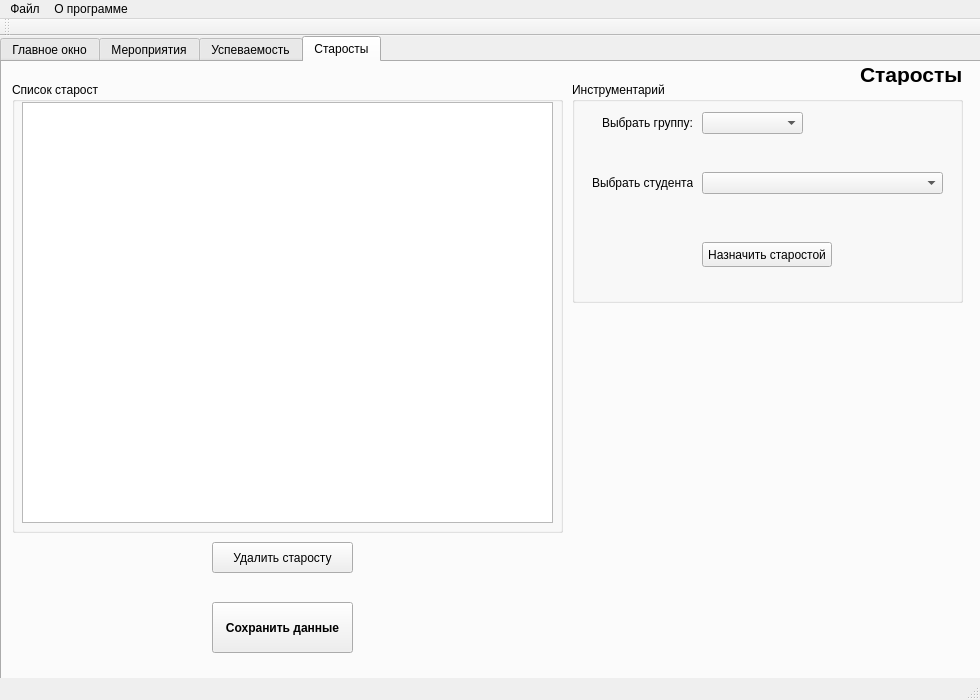
<?xml version="1.0" encoding="UTF-8"?>
<ui version="4.0">
 <class>MainWindow</class>
 <widget class="QMainWindow" name="MainWindow">
  <property name="geometry">
   <rect>
    <x>0</x>
    <y>0</y>
    <width>980</width>
    <height>700</height>
   </rect>
  </property>
  <property name="minimumSize">
   <size>
    <width>980</width>
    <height>700</height>
   </size>
  </property>
  <property name="maximumSize">
   <size>
    <width>980</width>
    <height>700</height>
   </size>
  </property>
  <property name="windowTitle">
   <string>Электронный журнал куратора</string>
  </property>
  <property name="windowIcon">
   <iconset resource="images.qrc">
    <normaloff>:/source/konoha.ico</normaloff>:/source/konoha.ico</iconset>
  </property>
  <widget class="QWidget" name="centralWidget">
   <widget class="QTabWidget" name="tabWidget">
    <property name="geometry">
     <rect>
      <x>0</x>
      <y>0</y>
      <width>991</width>
      <height>651</height>
     </rect>
    </property>
    <property name="currentIndex">
     <number>3</number>
    </property>
    <widget class="QWidget" name="firstTab">
     <attribute name="title">
      <string>Главное окно</string>
     </attribute>
     <widget class="QGroupBox" name="Instruments">
      <property name="geometry">
       <rect>
        <x>10</x>
        <y>470</y>
        <width>611</width>
        <height>141</height>
       </rect>
      </property>
      <property name="title">
       <string>Инструментарий</string>
      </property>
      <widget class="QPushButton" name="addStudent">
       <property name="geometry">
        <rect>
         <x>10</x>
         <y>20</y>
         <width>141</width>
         <height>51</height>
        </rect>
       </property>
       <property name="text">
        <string>Добавить студента</string>
       </property>
      </widget>
      <widget class="QPushButton" name="deleteStudent">
       <property name="geometry">
        <rect>
         <x>160</x>
         <y>20</y>
         <width>141</width>
         <height>51</height>
        </rect>
       </property>
       <property name="text">
        <string>Удалить студента</string>
       </property>
      </widget>
      <widget class="QPushButton" name="partyButton">
       <property name="geometry">
        <rect>
         <x>10</x>
         <y>80</y>
         <width>141</width>
         <height>51</height>
        </rect>
       </property>
       <property name="text">
        <string>Мероприятия</string>
       </property>
      </widget>
      <widget class="QPushButton" name="succButton">
       <property name="geometry">
        <rect>
         <x>160</x>
         <y>80</y>
         <width>141</width>
         <height>51</height>
        </rect>
       </property>
       <property name="text">
        <string>Успеваемость</string>
       </property>
      </widget>
      <widget class="QPushButton" name="masterButton">
       <property name="geometry">
        <rect>
         <x>310</x>
         <y>80</y>
         <width>141</width>
         <height>51</height>
        </rect>
       </property>
       <property name="text">
        <string>Старосты</string>
       </property>
      </widget>
      <widget class="QPushButton" name="sortDBby">
       <property name="geometry">
        <rect>
         <x>459</x>
         <y>20</y>
         <width>143</width>
         <height>51</height>
        </rect>
       </property>
       <property name="text">
        <string>Отсортировать 
базу данных по...</string>
       </property>
      </widget>
      <widget class="QComboBox" name="selectSortBy">
       <property name="geometry">
        <rect>
         <x>460</x>
         <y>80</y>
         <width>141</width>
         <height>22</height>
        </rect>
       </property>
       <property name="acceptDrops">
        <bool>true</bool>
       </property>
       <property name="layoutDirection">
        <enum>Qt::LeftToRight</enum>
       </property>
       <property name="currentText">
        <string>По группе</string>
       </property>
       <item>
        <property name="text">
         <string>По группе</string>
        </property>
       </item>
       <item>
        <property name="text">
         <string>По ФИО</string>
        </property>
       </item>
      </widget>
      <widget class="QPushButton" name="UpdateButton">
       <property name="geometry">
        <rect>
         <x>310</x>
         <y>20</y>
         <width>141</width>
         <height>51</height>
        </rect>
       </property>
       <property name="font">
        <font>
         <weight>75</weight>
         <bold>true</bold>
        </font>
       </property>
       <property name="text">
        <string>Обновить таблицу</string>
       </property>
      </widget>
      <widget class="QPushButton" name="resetButton">
       <property name="geometry">
        <rect>
         <x>459</x>
         <y>108</y>
         <width>143</width>
         <height>23</height>
        </rect>
       </property>
       <property name="text">
        <string>Сбросить</string>
       </property>
      </widget>
     </widget>
     <widget class="QLabel" name="mainWindowLabel">
      <property name="geometry">
       <rect>
        <x>820</x>
        <y>2</y>
        <width>151</width>
        <height>21</height>
       </rect>
      </property>
      <property name="font">
       <font>
        <pointsize>16</pointsize>
        <weight>75</weight>
        <bold>true</bold>
       </font>
      </property>
      <property name="text">
       <string>Главное окно</string>
      </property>
     </widget>
     <widget class="QGroupBox" name="InfoBox">
      <property name="geometry">
       <rect>
        <x>630</x>
        <y>470</y>
        <width>341</width>
        <height>141</height>
       </rect>
      </property>
      <property name="title">
       <string>Информация</string>
      </property>
      <widget class="QLabel" name="ImageLabel">
       <property name="geometry">
        <rect>
         <x>227</x>
         <y>10</y>
         <width>110</width>
         <height>126</height>
        </rect>
       </property>
       <property name="minimumSize">
        <size>
         <width>110</width>
         <height>126</height>
        </size>
       </property>
       <property name="maximumSize">
        <size>
         <width>115</width>
         <height>130</height>
        </size>
       </property>
       <property name="frameShape">
        <enum>QFrame::Box</enum>
       </property>
       <property name="text">
        <string/>
       </property>
       <property name="scaledContents">
        <bool>true</bool>
       </property>
      </widget>
      <widget class="QLabel" name="AgeLabel">
       <property name="geometry">
        <rect>
         <x>5</x>
         <y>40</y>
         <width>47</width>
         <height>13</height>
        </rect>
       </property>
       <property name="text">
        <string>Возраст: </string>
       </property>
      </widget>
      <widget class="QLabel" name="BirthdayLabel">
       <property name="geometry">
        <rect>
         <x>5</x>
         <y>60</y>
         <width>91</width>
         <height>16</height>
        </rect>
       </property>
       <property name="text">
        <string>Дата рождения: </string>
       </property>
      </widget>
      <widget class="QLabel" name="GroupLabel">
       <property name="geometry">
        <rect>
         <x>5</x>
         <y>80</y>
         <width>41</width>
         <height>16</height>
        </rect>
       </property>
       <property name="text">
        <string>Группа: </string>
       </property>
      </widget>
      <widget class="QLabel" name="NumberLabel">
       <property name="geometry">
        <rect>
         <x>5</x>
         <y>100</y>
         <width>61</width>
         <height>16</height>
        </rect>
       </property>
       <property name="text">
        <string>Номер род.:</string>
       </property>
      </widget>
      <widget class="QLabel" name="MailLabel">
       <property name="geometry">
        <rect>
         <x>5</x>
         <y>120</y>
         <width>41</width>
         <height>16</height>
        </rect>
       </property>
       <property name="text">
        <string>Почта:</string>
       </property>
      </widget>
      <widget class="QLabel" name="FullNameLabel">
       <property name="geometry">
        <rect>
         <x>5</x>
         <y>20</y>
         <width>211</width>
         <height>16</height>
        </rect>
       </property>
       <property name="text">
        <string>ФИО</string>
       </property>
      </widget>
      <widget class="QLabel" name="AgeTrueLabel">
       <property name="geometry">
        <rect>
         <x>50</x>
         <y>38</y>
         <width>161</width>
         <height>16</height>
        </rect>
       </property>
       <property name="text">
        <string/>
       </property>
      </widget>
      <widget class="QLabel" name="BirthdayTrueLabel">
       <property name="geometry">
        <rect>
         <x>90</x>
         <y>60</y>
         <width>131</width>
         <height>16</height>
        </rect>
       </property>
       <property name="text">
        <string/>
       </property>
      </widget>
      <widget class="QLabel" name="GroupTrueLabel">
       <property name="geometry">
        <rect>
         <x>46</x>
         <y>80</y>
         <width>171</width>
         <height>16</height>
        </rect>
       </property>
       <property name="text">
        <string/>
       </property>
      </widget>
      <widget class="QLabel" name="NumberTrueLabel">
       <property name="geometry">
        <rect>
         <x>67</x>
         <y>100</y>
         <width>151</width>
         <height>16</height>
        </rect>
       </property>
       <property name="text">
        <string/>
       </property>
      </widget>
      <widget class="QLabel" name="MailTrueLabel">
       <property name="geometry">
        <rect>
         <x>41</x>
         <y>120</y>
         <width>181</width>
         <height>16</height>
        </rect>
       </property>
       <property name="text">
        <string/>
       </property>
      </widget>
     </widget>
     <widget class="QGroupBox" name="DateBase">
      <property name="geometry">
       <rect>
        <x>10</x>
        <y>20</y>
        <width>961</width>
        <height>441</height>
       </rect>
      </property>
      <property name="title">
       <string>База Данных</string>
      </property>
      <widget class="QTableView" name="DBnamespace">
       <property name="geometry">
        <rect>
         <x>10</x>
         <y>20</y>
         <width>941</width>
         <height>411</height>
        </rect>
       </property>
       <property name="sizePolicy">
        <sizepolicy hsizetype="Preferred" vsizetype="Preferred">
         <horstretch>0</horstretch>
         <verstretch>0</verstretch>
        </sizepolicy>
       </property>
       <property name="focusPolicy">
        <enum>Qt::NoFocus</enum>
       </property>
       <property name="selectionMode">
        <enum>QAbstractItemView::SingleSelection</enum>
       </property>
       <property name="selectionBehavior">
        <enum>QAbstractItemView::SelectRows</enum>
       </property>
       <attribute name="horizontalHeaderCascadingSectionResizes">
        <bool>false</bool>
       </attribute>
       <attribute name="horizontalHeaderDefaultSectionSize">
        <number>150</number>
       </attribute>
       <attribute name="horizontalHeaderMinimumSectionSize">
        <number>60</number>
       </attribute>
       <attribute name="horizontalHeaderStretchLastSection">
        <bool>true</bool>
       </attribute>
      </widget>
     </widget>
    </widget>
    <widget class="QWidget" name="secondTab">
     <attribute name="title">
      <string>Мероприятия</string>
     </attribute>
     <widget class="QGroupBox" name="PartyBox">
      <property name="geometry">
       <rect>
        <x>10</x>
        <y>20</y>
        <width>591</width>
        <height>451</height>
       </rect>
      </property>
      <property name="title">
       <string>Мероприятия</string>
      </property>
      <widget class="QTableView" name="partyTableView">
       <property name="geometry">
        <rect>
         <x>10</x>
         <y>20</y>
         <width>571</width>
         <height>381</height>
        </rect>
       </property>
       <property name="focusPolicy">
        <enum>Qt::NoFocus</enum>
       </property>
       <property name="selectionMode">
        <enum>QAbstractItemView::SingleSelection</enum>
       </property>
       <property name="selectionBehavior">
        <enum>QAbstractItemView::SelectRows</enum>
       </property>
       <attribute name="horizontalHeaderDefaultSectionSize">
        <number>106</number>
       </attribute>
       <attribute name="horizontalHeaderHighlightSections">
        <bool>true</bool>
       </attribute>
       <attribute name="horizontalHeaderMinimumSectionSize">
        <number>100</number>
       </attribute>
       <attribute name="horizontalHeaderStretchLastSection">
        <bool>true</bool>
       </attribute>
      </widget>
      <widget class="QPushButton" name="addPartyButton">
       <property name="geometry">
        <rect>
         <x>10</x>
         <y>410</y>
         <width>141</width>
         <height>31</height>
        </rect>
       </property>
       <property name="text">
        <string>Добавить мероприятие</string>
       </property>
      </widget>
      <widget class="QPushButton" name="deletePartyButton">
       <property name="geometry">
        <rect>
         <x>160</x>
         <y>410</y>
         <width>141</width>
         <height>31</height>
        </rect>
       </property>
       <property name="text">
        <string>Удалить мероприятие</string>
       </property>
      </widget>
      <widget class="QPushButton" name="updatePartyButton">
       <property name="geometry">
        <rect>
         <x>440</x>
         <y>410</y>
         <width>141</width>
         <height>31</height>
        </rect>
       </property>
       <property name="font">
        <font>
         <weight>75</weight>
         <bold>true</bold>
        </font>
       </property>
       <property name="text">
        <string>Обновить таблицу</string>
       </property>
      </widget>
     </widget>
     <widget class="QLabel" name="PartyLabel">
      <property name="geometry">
       <rect>
        <x>820</x>
        <y>2</y>
        <width>161</width>
        <height>21</height>
       </rect>
      </property>
      <property name="font">
       <font>
        <pointsize>16</pointsize>
        <weight>75</weight>
        <bold>true</bold>
       </font>
      </property>
      <property name="text">
       <string>Мероприятия</string>
      </property>
     </widget>
     <widget class="QGroupBox" name="partyInfoGroupBox">
      <property name="geometry">
       <rect>
        <x>610</x>
        <y>19</y>
        <width>361</width>
        <height>601</height>
       </rect>
      </property>
      <property name="title">
       <string>Информация</string>
      </property>
      <widget class="QLabel" name="LabelOfPartyName">
       <property name="geometry">
        <rect>
         <x>10</x>
         <y>20</y>
         <width>81</width>
         <height>16</height>
        </rect>
       </property>
       <property name="font">
        <font>
         <pointsize>11</pointsize>
         <weight>75</weight>
         <bold>true</bold>
        </font>
       </property>
       <property name="text">
        <string>Название:</string>
       </property>
      </widget>
      <widget class="QLabel" name="LabelOfPartyDate">
       <property name="geometry">
        <rect>
         <x>10</x>
         <y>60</y>
         <width>141</width>
         <height>16</height>
        </rect>
       </property>
       <property name="font">
        <font>
         <pointsize>11</pointsize>
         <weight>75</weight>
         <bold>true</bold>
        </font>
       </property>
       <property name="text">
        <string>Дата проведения:</string>
       </property>
      </widget>
      <widget class="QLabel" name="LabelOfPartyAppearence">
       <property name="geometry">
        <rect>
         <x>10</x>
         <y>100</y>
         <width>51</width>
         <height>16</height>
        </rect>
       </property>
       <property name="font">
        <font>
         <pointsize>11</pointsize>
         <weight>75</weight>
         <bold>true</bold>
        </font>
       </property>
       <property name="text">
        <string>Явка:</string>
       </property>
      </widget>
      <widget class="QLabel" name="LabelOfPartyPlace">
       <property name="geometry">
        <rect>
         <x>10</x>
         <y>140</y>
         <width>61</width>
         <height>16</height>
        </rect>
       </property>
       <property name="font">
        <font>
         <pointsize>11</pointsize>
         <weight>75</weight>
         <bold>true</bold>
        </font>
       </property>
       <property name="text">
        <string>Место:</string>
       </property>
      </widget>
      <widget class="QLabel" name="LabelOfPartyGroup">
       <property name="geometry">
        <rect>
         <x>10</x>
         <y>180</y>
         <width>71</width>
         <height>16</height>
        </rect>
       </property>
       <property name="font">
        <font>
         <pointsize>11</pointsize>
         <weight>75</weight>
         <bold>true</bold>
        </font>
       </property>
       <property name="text">
        <string>Группы:</string>
       </property>
      </widget>
      <widget class="QLabel" name="SetPartyName">
       <property name="geometry">
        <rect>
         <x>10</x>
         <y>40</y>
         <width>341</width>
         <height>16</height>
        </rect>
       </property>
       <property name="font">
        <font>
         <pointsize>9</pointsize>
        </font>
       </property>
       <property name="frameShape">
        <enum>QFrame::Box</enum>
       </property>
       <property name="text">
        <string/>
       </property>
      </widget>
      <widget class="QLabel" name="SetPartyDate">
       <property name="geometry">
        <rect>
         <x>10</x>
         <y>80</y>
         <width>341</width>
         <height>16</height>
        </rect>
       </property>
       <property name="font">
        <font>
         <pointsize>9</pointsize>
        </font>
       </property>
       <property name="frameShape">
        <enum>QFrame::Box</enum>
       </property>
       <property name="text">
        <string/>
       </property>
      </widget>
      <widget class="QLabel" name="SetPartyAppearence">
       <property name="geometry">
        <rect>
         <x>10</x>
         <y>120</y>
         <width>341</width>
         <height>16</height>
        </rect>
       </property>
       <property name="font">
        <font>
         <pointsize>9</pointsize>
        </font>
       </property>
       <property name="frameShape">
        <enum>QFrame::Box</enum>
       </property>
       <property name="text">
        <string/>
       </property>
      </widget>
      <widget class="QLabel" name="SetPartyPlace">
       <property name="geometry">
        <rect>
         <x>10</x>
         <y>160</y>
         <width>341</width>
         <height>16</height>
        </rect>
       </property>
       <property name="font">
        <font>
         <pointsize>9</pointsize>
        </font>
       </property>
       <property name="frameShape">
        <enum>QFrame::Box</enum>
       </property>
       <property name="text">
        <string/>
       </property>
      </widget>
      <widget class="QLabel" name="SetPartyGroup">
       <property name="geometry">
        <rect>
         <x>10</x>
         <y>200</y>
         <width>341</width>
         <height>16</height>
        </rect>
       </property>
       <property name="font">
        <font>
         <pointsize>9</pointsize>
        </font>
       </property>
       <property name="frameShape">
        <enum>QFrame::Box</enum>
       </property>
       <property name="text">
        <string/>
       </property>
      </widget>
      <widget class="QComboBox" name="ChooseParty">
       <property name="geometry">
        <rect>
         <x>100</x>
         <y>260</y>
         <width>161</width>
         <height>22</height>
        </rect>
       </property>
      </widget>
      <widget class="QPushButton" name="AddPhoto">
       <property name="geometry">
        <rect>
         <x>10</x>
         <y>260</y>
         <width>81</width>
         <height>23</height>
        </rect>
       </property>
       <property name="text">
        <string>Новое фото</string>
       </property>
      </widget>
      <widget class="QPushButton" name="DeletePhoto">
       <property name="geometry">
        <rect>
         <x>270</x>
         <y>260</y>
         <width>81</width>
         <height>23</height>
        </rect>
       </property>
       <property name="text">
        <string>Удалить фото</string>
       </property>
      </widget>
      <widget class="QLabel" name="PartyImage">
       <property name="geometry">
        <rect>
         <x>10</x>
         <y>290</y>
         <width>341</width>
         <height>261</height>
        </rect>
       </property>
       <property name="frameShape">
        <enum>QFrame::Box</enum>
       </property>
       <property name="text">
        <string/>
       </property>
       <property name="scaledContents">
        <bool>true</bool>
       </property>
      </widget>
      <widget class="QPushButton" name="BeforeImage">
       <property name="geometry">
        <rect>
         <x>120</x>
         <y>560</y>
         <width>51</width>
         <height>31</height>
        </rect>
       </property>
       <property name="text">
        <string>&lt;&lt;</string>
       </property>
      </widget>
      <widget class="QPushButton" name="NextImage">
       <property name="geometry">
        <rect>
         <x>190</x>
         <y>560</y>
         <width>51</width>
         <height>31</height>
        </rect>
       </property>
       <property name="text">
        <string>&gt;&gt;</string>
       </property>
      </widget>
     </widget>
     <widget class="QGroupBox" name="studentGroupBox">
      <property name="geometry">
       <rect>
        <x>10</x>
        <y>480</y>
        <width>591</width>
        <height>141</height>
       </rect>
      </property>
      <property name="title">
       <string>Студенты, посетившие мероприятие</string>
      </property>
      <widget class="QListWidget" name="listWidget">
       <property name="geometry">
        <rect>
         <x>10</x>
         <y>20</y>
         <width>301</width>
         <height>91</height>
        </rect>
       </property>
       <property name="frameShape">
        <enum>QFrame::WinPanel</enum>
       </property>
       <property name="frameShadow">
        <enum>QFrame::Plain</enum>
       </property>
      </widget>
      <widget class="QPushButton" name="saveInfo">
       <property name="geometry">
        <rect>
         <x>320</x>
         <y>100</y>
         <width>261</width>
         <height>21</height>
        </rect>
       </property>
       <property name="text">
        <string>Сохранить изменения</string>
       </property>
      </widget>
      <widget class="QComboBox" name="addingPartyStudents">
       <property name="geometry">
        <rect>
         <x>320</x>
         <y>40</y>
         <width>261</width>
         <height>21</height>
        </rect>
       </property>
      </widget>
      <widget class="QLabel" name="choosePartyStudentsLabel">
       <property name="geometry">
        <rect>
         <x>320</x>
         <y>20</y>
         <width>261</width>
         <height>20</height>
        </rect>
       </property>
       <property name="text">
        <string>Выбрать студентов</string>
       </property>
       <property name="alignment">
        <set>Qt::AlignCenter</set>
       </property>
      </widget>
      <widget class="QLabel" name="additionalInfoLabel">
       <property name="geometry">
        <rect>
         <x>10</x>
         <y>117</y>
         <width>301</width>
         <height>16</height>
        </rect>
       </property>
       <property name="font">
        <font>
         <pointsize>7</pointsize>
        </font>
       </property>
       <property name="text">
        <string>*Нажмите два раза на студента, чтобы удалить из списка</string>
       </property>
      </widget>
     </widget>
    </widget>
    <widget class="QWidget" name="thirdTab">
     <attribute name="title">
      <string>Успеваемость</string>
     </attribute>
     <widget class="QGroupBox" name="successGroupBox">
      <property name="geometry">
       <rect>
        <x>10</x>
        <y>20</y>
        <width>951</width>
        <height>591</height>
       </rect>
      </property>
      <property name="title">
       <string>Таблица успеваемости</string>
      </property>
      <widget class="QTableView" name="successTableView">
       <property name="geometry">
        <rect>
         <x>10</x>
         <y>20</y>
         <width>931</width>
         <height>451</height>
        </rect>
       </property>
      </widget>
      <widget class="QPushButton" name="saveSuccessTableViewButton">
       <property name="geometry">
        <rect>
         <x>270</x>
         <y>540</y>
         <width>111</width>
         <height>41</height>
        </rect>
       </property>
       <property name="font">
        <font>
         <weight>75</weight>
         <bold>true</bold>
        </font>
       </property>
       <property name="text">
        <string>Сохранить</string>
       </property>
      </widget>
      <widget class="QPushButton" name="unsuccessfulStudentsTableViewButton">
       <property name="geometry">
        <rect>
         <x>140</x>
         <y>480</y>
         <width>111</width>
         <height>41</height>
        </rect>
       </property>
       <property name="text">
        <string>Неуспевающие</string>
       </property>
      </widget>
      <widget class="QPushButton" name="createPdfSuccessTableViewButton">
       <property name="geometry">
        <rect>
         <x>10</x>
         <y>480</y>
         <width>111</width>
         <height>41</height>
        </rect>
       </property>
       <property name="text">
        <string>Создать отчёт</string>
       </property>
      </widget>
      <widget class="QPushButton" name="setResultSession">
       <property name="geometry">
        <rect>
         <x>10</x>
         <y>540</y>
         <width>241</width>
         <height>41</height>
        </rect>
       </property>
       <property name="font">
        <font>
         <weight>75</weight>
         <bold>true</bold>
        </font>
       </property>
       <property name="text">
        <string>Проставить результаты сессии</string>
       </property>
      </widget>
      <widget class="QPushButton" name="resetSuccessTableView">
       <property name="geometry">
        <rect>
         <x>270</x>
         <y>480</y>
         <width>111</width>
         <height>41</height>
        </rect>
       </property>
       <property name="text">
        <string>Сбросить</string>
       </property>
      </widget>
      <widget class="QComboBox" name="successComboBox">
       <property name="geometry">
        <rect>
         <x>650</x>
         <y>480</y>
         <width>121</width>
         <height>22</height>
        </rect>
       </property>
      </widget>
      <widget class="QLabel" name="successLabel">
       <property name="geometry">
        <rect>
         <x>558</x>
         <y>480</y>
         <width>91</width>
         <height>21</height>
        </rect>
       </property>
       <property name="text">
        <string>Выбрать группу:</string>
       </property>
      </widget>
      <widget class="QLineEdit" name="searchByFIO">
       <property name="geometry">
        <rect>
         <x>560</x>
         <y>550</y>
         <width>211</width>
         <height>20</height>
        </rect>
       </property>
      </widget>
      <widget class="Line" name="line">
       <property name="geometry">
        <rect>
         <x>470</x>
         <y>470</y>
         <width>20</width>
         <height>121</height>
        </rect>
       </property>
       <property name="orientation">
        <enum>Qt::Vertical</enum>
       </property>
      </widget>
      <widget class="QPushButton" name="showGroupButton">
       <property name="geometry">
        <rect>
         <x>790</x>
         <y>480</y>
         <width>101</width>
         <height>23</height>
        </rect>
       </property>
       <property name="text">
        <string>Показать</string>
       </property>
      </widget>
      <widget class="QLabel" name="searchStudent">
       <property name="geometry">
        <rect>
         <x>560</x>
         <y>530</y>
         <width>211</width>
         <height>16</height>
        </rect>
       </property>
       <property name="text">
        <string>Поиск студента по ФИО:</string>
       </property>
      </widget>
      <widget class="QPushButton" name="searchButton">
       <property name="geometry">
        <rect>
         <x>790</x>
         <y>550</y>
         <width>101</width>
         <height>23</height>
        </rect>
       </property>
       <property name="text">
        <string>Поиск</string>
       </property>
      </widget>
      <widget class="QLabel" name="label">
       <property name="geometry">
        <rect>
         <x>560</x>
         <y>572</y>
         <width>210</width>
         <height>13</height>
        </rect>
       </property>
       <property name="text">
        <string>*Введите ФИО полностью</string>
       </property>
      </widget>
     </widget>
     <widget class="QLabel" name="successNameLabel">
      <property name="geometry">
       <rect>
        <x>810</x>
        <y>2</y>
        <width>161</width>
        <height>21</height>
       </rect>
      </property>
      <property name="font">
       <font>
        <pointsize>16</pointsize>
        <weight>75</weight>
        <bold>true</bold>
       </font>
      </property>
      <property name="text">
       <string>Успеваемость</string>
      </property>
     </widget>
    </widget>
    <widget class="QWidget" name="fourthTab">
     <attribute name="title">
      <string>Старосты</string>
     </attribute>
     <widget class="QGroupBox" name="akatsukiLeader">
      <property name="geometry">
       <rect>
        <x>10</x>
        <y>20</y>
        <width>551</width>
        <height>451</height>
       </rect>
      </property>
      <property name="title">
       <string>Список старост</string>
      </property>
      <widget class="QTableView" name="akatsukiTableView">
       <property name="geometry">
        <rect>
         <x>10</x>
         <y>20</y>
         <width>531</width>
         <height>421</height>
        </rect>
       </property>
       <property name="editTriggers">
        <set>QAbstractItemView::DoubleClicked</set>
       </property>
       <property name="selectionBehavior">
        <enum>QAbstractItemView::SelectRows</enum>
       </property>
       <property name="sortingEnabled">
        <bool>true</bool>
       </property>
      </widget>
     </widget>
     <widget class="QGroupBox" name="akatsukiSelecetor">
      <property name="geometry">
       <rect>
        <x>570</x>
        <y>20</y>
        <width>391</width>
        <height>221</height>
       </rect>
      </property>
      <property name="title">
       <string>Инструментарий</string>
      </property>
      <widget class="QComboBox" name="chooseGroupOfAkatsuki">
       <property name="geometry">
        <rect>
         <x>130</x>
         <y>30</y>
         <width>101</width>
         <height>22</height>
        </rect>
       </property>
      </widget>
      <widget class="QComboBox" name="chooseLeaderOfAkatsuki">
       <property name="geometry">
        <rect>
         <x>130</x>
         <y>90</y>
         <width>241</width>
         <height>22</height>
        </rect>
       </property>
      </widget>
      <widget class="QLabel" name="akatsukiGroupLabel">
       <property name="geometry">
        <rect>
         <x>30</x>
         <y>30</y>
         <width>91</width>
         <height>21</height>
        </rect>
       </property>
       <property name="text">
        <string>Выбрать группу:</string>
       </property>
      </widget>
      <widget class="QLabel" name="akatsukiLeaderLabel">
       <property name="geometry">
        <rect>
         <x>20</x>
         <y>90</y>
         <width>101</width>
         <height>21</height>
        </rect>
       </property>
       <property name="text">
        <string>Выбрать студента:</string>
       </property>
      </widget>
      <widget class="QPushButton" name="addAkatsukiLeader">
       <property name="geometry">
        <rect>
         <x>130</x>
         <y>160</y>
         <width>130</width>
         <height>25</height>
        </rect>
       </property>
       <property name="text">
        <string>Назначить старостой</string>
       </property>
      </widget>
     </widget>
     <widget class="QPushButton" name="saveAkatsukiTableButton">
      <property name="geometry">
       <rect>
        <x>210</x>
        <y>540</y>
        <width>141</width>
        <height>51</height>
       </rect>
      </property>
      <property name="font">
       <font>
        <weight>75</weight>
        <bold>true</bold>
       </font>
      </property>
      <property name="text">
       <string>Сохранить данные</string>
      </property>
     </widget>
     <widget class="QLabel" name="AkatsukiPageLabel">
      <property name="geometry">
       <rect>
        <x>858</x>
        <y>2</y>
        <width>111</width>
        <height>21</height>
       </rect>
      </property>
      <property name="font">
       <font>
        <pointsize>16</pointsize>
        <weight>75</weight>
        <bold>true</bold>
       </font>
      </property>
      <property name="text">
       <string>Старосты</string>
      </property>
     </widget>
     <widget class="QPushButton" name="deleteLeaderButton">
      <property name="geometry">
       <rect>
        <x>210</x>
        <y>480</y>
        <width>141</width>
        <height>31</height>
       </rect>
      </property>
      <property name="text">
       <string>Удалить старосту</string>
      </property>
     </widget>
     <widget class="QLabel" name="BigCatLabel">
      <property name="geometry">
       <rect>
        <x>570</x>
        <y>250</y>
        <width>391</width>
        <height>271</height>
       </rect>
      </property>
      <property name="text">
       <string/>
      </property>
      <property name="scaledContents">
       <bool>true</bool>
      </property>
     </widget>
    </widget>
   </widget>
  </widget>
  <widget class="QMenuBar" name="menuBar">
   <property name="geometry">
    <rect>
     <x>0</x>
     <y>0</y>
     <width>980</width>
     <height>21</height>
    </rect>
   </property>
   <widget class="QMenu" name="Open">
    <property name="title">
     <string>Файл</string>
    </property>
    <addaction name="OpenFile"/>
    <addaction name="SaveFile"/>
   </widget>
   <widget class="QMenu" name="About">
    <property name="title">
     <string>О программе</string>
    </property>
    <addaction name="Authors"/>
    <addaction name="NewPassword"/>
    <addaction name="actionInfo"/>
   </widget>
   <addaction name="Open"/>
   <addaction name="About"/>
  </widget>
  <widget class="QToolBar" name="mainToolBar">
   <attribute name="toolBarArea">
    <enum>TopToolBarArea</enum>
   </attribute>
   <attribute name="toolBarBreak">
    <bool>false</bool>
   </attribute>
  </widget>
  <widget class="QStatusBar" name="statusBar"/>
  <action name="Authors">
   <property name="text">
    <string>Авторы</string>
   </property>
  </action>
  <action name="OpenFile">
   <property name="text">
    <string>Открыть</string>
   </property>
  </action>
  <action name="SaveFile">
   <property name="text">
    <string>Сохранить</string>
   </property>
  </action>
  <action name="Help">
   <property name="text">
    <string>Помощь</string>
   </property>
  </action>
  <action name="CreateQuestin">
   <property name="text">
    <string>Задать вопрос</string>
   </property>
  </action>
  <action name="NewPassword">
   <property name="text">
    <string>Изменить пароль</string>
   </property>
  </action>
  <action name="actionInfo">
   <property name="text">
    <string>Справка</string>
   </property>
   <property name="shortcut">
    <string>F1</string>
   </property>
  </action>
 </widget>
 <layoutdefault spacing="6" margin="11"/>
 <resources>
  <include location="images.qrc"/>
 </resources>
 <connections/>
</ui>
